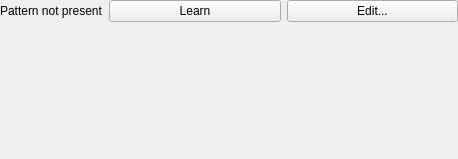
<?xml version="1.0" encoding="UTF-8"?>
<ui version="4.0">
 <class>CPatternTeachingControllerGuiComp</class>
 <widget class="QWidget" name="CPatternTeachingControllerGuiComp">
  <property name="geometry">
   <rect>
    <x>0</x>
    <y>0</y>
    <width>458</width>
    <height>159</height>
   </rect>
  </property>
  <layout class="QVBoxLayout" name="verticalLayout">
   <property name="margin">
    <number>0</number>
   </property>
   <item>
    <layout class="QHBoxLayout" name="horizontalLayout">
     <item>
      <widget class="QLabel" name="PatternInfoLabel">
       <property name="sizePolicy">
        <sizepolicy hsizetype="Maximum" vsizetype="Preferred">
         <horstretch>0</horstretch>
         <verstretch>0</verstretch>
        </sizepolicy>
       </property>
       <property name="text">
        <string>Pattern not present</string>
       </property>
      </widget>
     </item>
     <item>
      <widget class="QPushButton" name="LearnButton">
       <property name="text">
        <string>Learn</string>
       </property>
      </widget>
     </item>
     <item>
      <widget class="QPushButton" name="EditButton">
       <property name="text">
        <string>Edit...</string>
       </property>
      </widget>
     </item>
    </layout>
   </item>
   <item>
    <widget class="QWidget" name="PatternFrame" native="true">
     <property name="sizePolicy">
      <sizepolicy hsizetype="Preferred" vsizetype="Expanding">
       <horstretch>0</horstretch>
       <verstretch>0</verstretch>
      </sizepolicy>
     </property>
     <layout class="QVBoxLayout" name="verticalLayout_2">
      <property name="margin">
       <number>0</number>
      </property>
     </layout>
    </widget>
   </item>
  </layout>
 </widget>
 <resources/>
 <connections/>
</ui>
